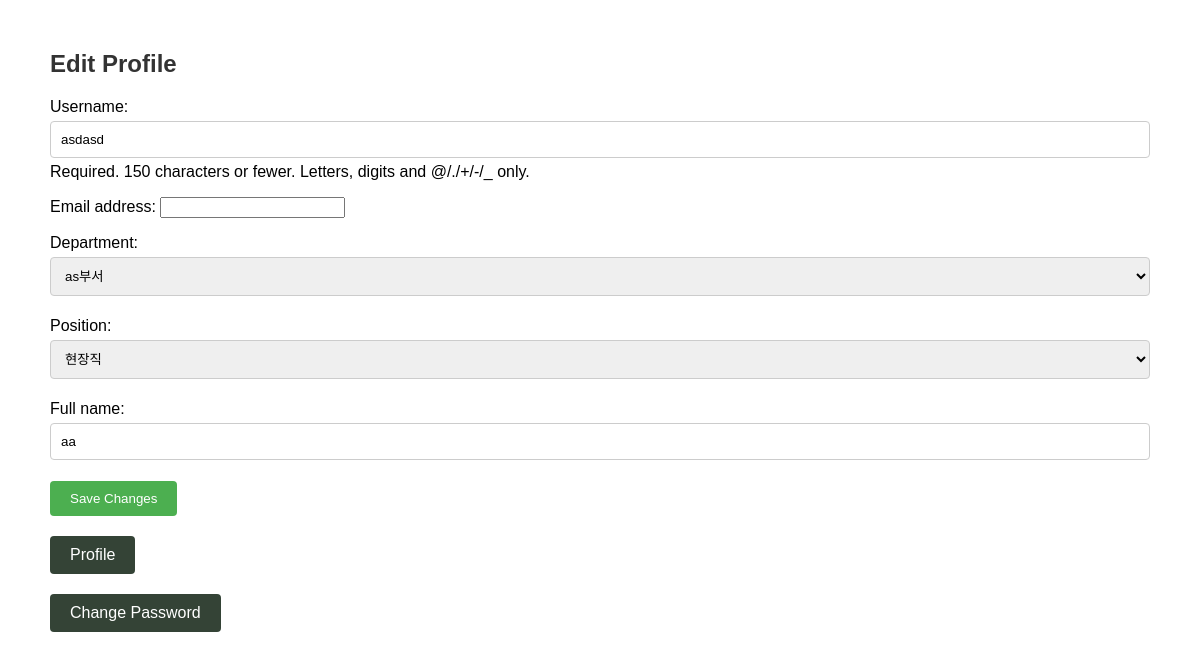
The app's page /accounts/profile_change/ (signed in), older data.
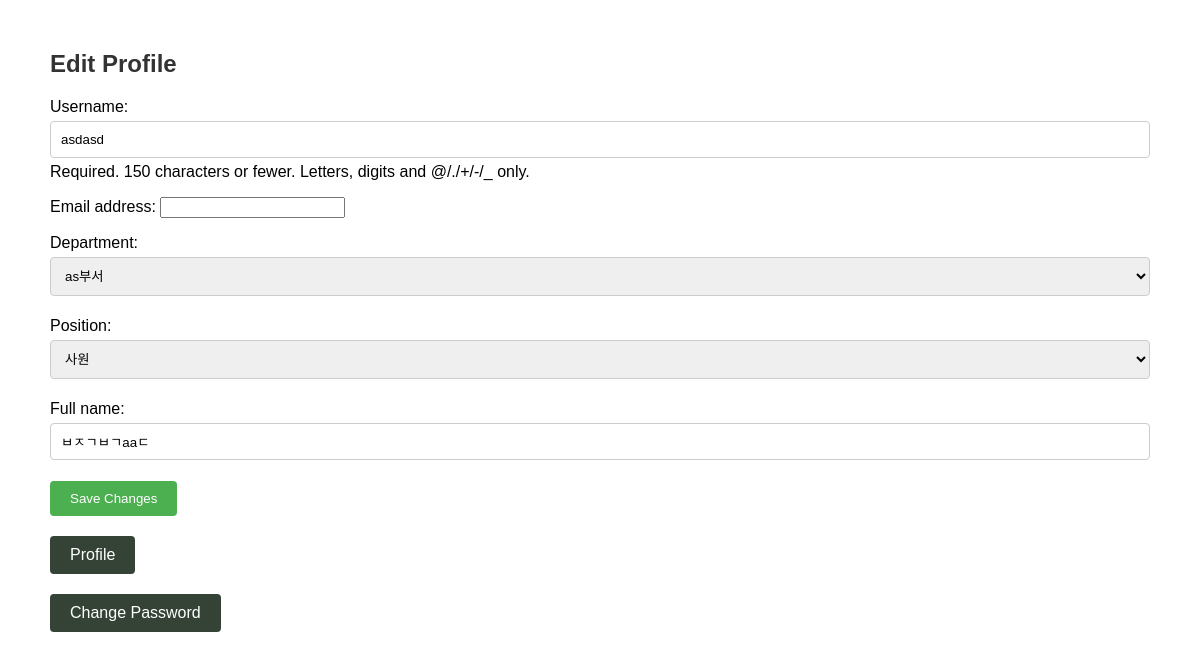
The same page, newer data.
### accounts/models.py (models this page shows)
class CustomUser(AbstractUser):
    id = models.AutoField(primary_key=True)
    permission = models.CharField(max_length=100,default="일반")
    department = models.CharField(max_length=100)
    position = models.CharField(max_length=100)
    full_name = models.CharField(max_length=100)
    objects = CustomUserManager()
    class Meta:
        swappable = 'accounts.CustomUser'

### accounts/views.py (the view)
class ProfileUpdateView(UpdateView):
    model = CustomUser
    form_class = CustomUserChangeForm
    template_name = 'accounts/edit_profile.html'
    success_url = reverse_lazy('accounts:profile')# Change 'profile' to your profile view name
    def get_object(self, queryset=None):
        return self.request.user

### accounts/forms.py
class CustomUserChangeForm(forms.ModelForm):
    department_CHOICES = [
        ('as부서', 'as부서'),
        ('cs부서', 'cs부서'),
        ('판매마케팅부서', '판매마케팅부서'),
        ('경영부서', '경영부서'),
    ]
    department = forms.ChoiceField(choices=department_CHOICES)
    position_CHOICES = [
        ('현장직', '현장직'),
        ('관리직', '관리직'),
        ('사원', '사원'),
        ('대리', '대리'),
        ('관리자', '관리자'),
        ('사장', '사장'),
        ('팀장', '팀장'),
        ('사수', '사수'),
    ]
    position = forms.ChoiceField(choices=position_CHOICES)
    class Meta:
        model = CustomUser
        fields = ['username', 'email', 'department', 'position', 'full_name']

### templates/accounts/edit_profile.html (shortened to what this page needs)
<!DOCTYPE html>
<html>
<head>
</head>
<body>
    <h2>Edit Profile</h2>
    <form method="post">
        {{ form.as_p }}
        <button type="submit">Save Changes</button>
    </form>
    <a href="{% url 'accounts:profile' %}">Profile</a>
    <br>
    <a href="{% url 'accounts:profile_change_pass' %}">Change Password</a>
</body>
</html>

Row changes from the older to the newer data that the page shows:
changed CustomUser "asdasd": position "현장직" → "사원"; full_name "aa" → "ㅂㅈㄱㅂㄱaaㄷ"
